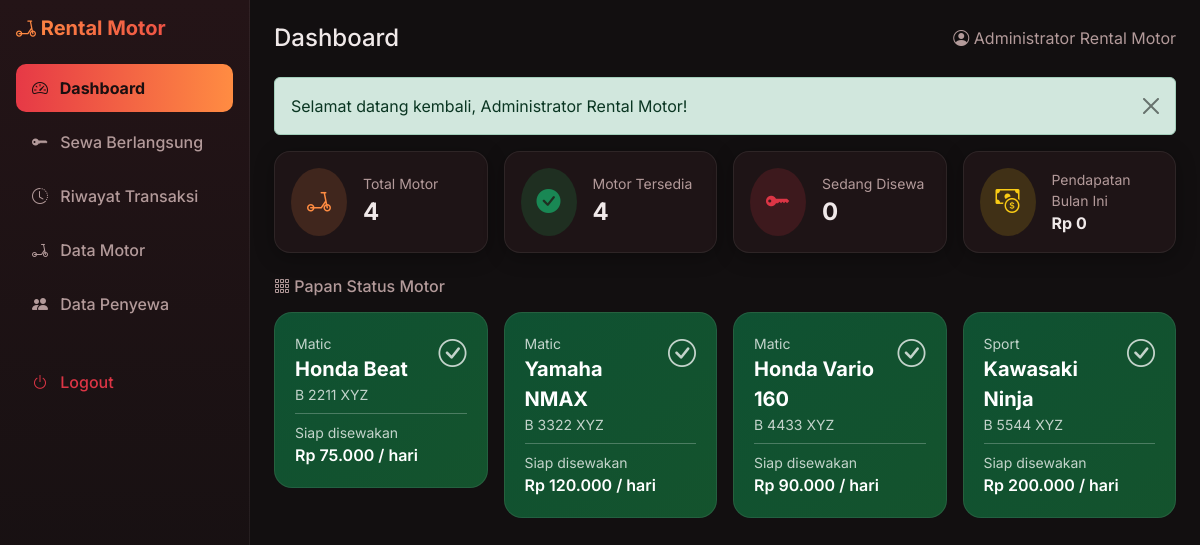
Page /dashboard.php (signed in) on the committed database.
### tables this page shows
CREATE TABLE IF NOT EXISTS motor (
    id INT AUTO_INCREMENT PRIMARY KEY,
    plat_nomor VARCHAR(15) NOT NULL UNIQUE,
    merk_model VARCHAR(100) NOT NULL,
    tipe ENUM('Matic', 'Manual', 'Sport', 'Bebek') NOT NULL DEFAULT 'Matic',
    tahun YEAR NULL,
    harga_per_hari DECIMAL(12,2) NOT NULL,
    status ENUM('Tersedia', 'Disewa', 'Maintenance') NOT NULL DEFAULT 'Tersedia',
    created_at TIMESTAMP DEFAULT CURRENT_TIMESTAMP,
    updated_at TIMESTAMP DEFAULT CURRENT_TIMESTAMP ON UPDATE CURRENT_TIMESTAMP
);

### dashboard.php (the view, shortened to what this page needs)
<?php
require_once __DIR__ . '/functions.php';
$pdo = getConnection();
$statMotor = $pdo->query("
    SELECT
        COUNT(*) AS total_motor,
        SUM(CASE WHEN status = 'Tersedia' THEN 1 ELSE 0 END) AS tersedia,
        SUM(CASE WHEN status = 'Disewa' THEN 1 ELSE 0 END) AS disewa,
        SUM(CASE WHEN status = 'Maintenance' THEN 1 ELSE 0 END) AS maintenance
    FROM motor
")->fetch();
$pendapatanBulanIni = $pdo->prepare("
    SELECT COALESCE(SUM(total_biaya), 0) AS total
    FROM sewa
    WHERE status = 'Selesai' AND MONTH(tanggal_kembali) = MONTH(CURDATE()) AND YEAR(tanggal_kembali) = YEAR(CURDATE())
");
$pendapatanBulanIni->execute();
$pendapatan = $pendapatanBulanIni->fetch()['total'];
$daftarMotor = $pdo->query("
    SELECT m.id, m.plat_nomor, m.merk_model, m.tipe, m.harga_per_hari, m.status,
           s.id AS sewa_id, s.tanggal_mulai, s.tanggal_rencana_selesai,
           p.nama_lengkap AS nama_penyewa
    FROM motor m
    LEFT JOIN sewa s ON s.motor_id = m.id AND s.status = 'Berlangsung'
    LEFT JOIN penyewa p ON p.id = s.penyewa_id
    ORDER BY m.plat_nomor ASC
")->fetchAll();
$pageTitle  = 'Dashboard';
$activeMenu = 'dashboard';
require_once __DIR__ . '/header.php';
?>
<div class="row g-3 mb-4">
    <div class="col-md-3">
        <div class="card card-stat">
            <div class="card-body d-flex align-items-center">
                <div class="rounded-circle p-3 me-3" style="background: rgba(255,140,66,0.15);">
                    <i class="bi bi-scooter fs-4" style="color:#ff8c42;"></i>
                </div>
                <div>
                    <div class="text-muted-light small">Total Motor</div>
                    <div class="fs-4 fw-bold"><?= (int) $statMotor['total_motor'] ?></div>
                </div>
            </div>
        </div>
    </div>
    <div class="col-md-3">
        <div class="card card-stat">
            <div class="card-body d-flex align-items-center">
                <div class="rounded-circle p-3 me-3" style="background: rgba(34,197,94,0.15);">
                    <i class="bi bi-check-circle-fill fs-4 text-success"></i>
                </div>
                <div>
                    <div class="text-muted-light small">Motor Tersedia</div>
                    <div class="fs-4 fw-bold"><?= (int) $statMotor['tersedia'] ?></div>
                </div>
            </div>
        </div>
    </div>
    <div class="col-md-3">
        <div class="card card-stat">
            <div class="card-body d-flex align-items-center">
                <div class="rounded-circle p-3 me-3" style="background: rgba(230,57,70,0.15);">
                    <i class="bi bi-key-fill fs-4 text-danger"></i>
                </div>
                <div>
                    <div class="text-muted-light small">Sedang Disewa</div>
                    <div class="fs-4 fw-bold"><?= (int) $statMotor['disewa'] ?></div>
                </div>
            </div>
        </div>
    </div>
    <div class="col-md-3">
        <div class="card card-stat">
            <div class="card-body d-flex align-items-center">
                <div class="rounded-circle p-3 me-3" style="background: rgba(250,204,21,0.15);">
                    <i class="bi bi-cash-coin fs-4" style="color:#facc15;"></i>
                </div>
                <div>
                    <div class="text-muted-light small">Pendapatan Bulan Ini</div>
                    <div class="fs-6 fw-bold"><?= formatRupiah($pendapatan) ?></div>
                </div>
            </div>
        </div>
    </div>
</div>
<h6 class="mb-3 text-muted-light"><i class="bi bi-grid-3x3-gap"></i> Papan Status Motor</h6>
<div class="row g-3 mb-4">
    <?php foreach ($daftarMotor as $m): ?>
        <div class="col-md-4 col-lg-3">
            <?php
                $kelasWarna = match ($m['status']) {
                    'Tersedia'    => 'unit-tersedia',
                    'Disewa'      => 'unit-disewa',
                    'Maintenance' => 'unit-maintenance',
                    default       => '',
                };
            ?>
            <div class="unit-card <?= $kelasWarna ?> text-white">
                <div class="d-flex justify-content-between align-items-start">
                    <div>
                        <div class="small opacity-75"><?= clean($m['tipe']) ?></div>
                        <div class="fs-5 fw-bold"><?= clean($m['merk_model']) ?></div>
                        <div class="small opacity-75"><?= clean($m['plat_nomor']) ?></div>
                    </div>
                    <i class="bi <?= $m['status'] === 'Disewa' ? 'bi-key-fill' : ($m['status'] === 'Maintenance' ? 'bi-tools' : 'bi-check-circle') ?> fs-3 opacity-75"></i>
                </div>
                <?php if ($m['status'] === 'Disewa' && $m['nama_penyewa']): ?>
                    <hr class="border-light opacity-25 my-2">
                    <div class="small opacity-75">Penyewa: <?= clean($m['nama_penyewa']) ?></div>
                    <div class="small opacity-75">Mulai: <?= formatTanggalIndo($m['tanggal_mulai']) ?></div>
                    <div class="small opacity-75">Rencana kembali: <?= formatTanggalIndo($m['tanggal_rencana_selesai']) ?></div>
                <?php elseif ($m['status'] === 'Tersedia'): ?>
                    <hr class="border-light opacity-25 my-2">
                    <div class="small opacity-75">Siap disewakan</div>
                    <div class="fw-semibold"><?= formatRupiah($m['harga_per_hari']) ?> / hari</div>
                <?php else: ?>
                    <hr class="border-light opacity-25 my-2">
                    <div class="small opacity-75">Sedang tidak dapat disewakan</div>
                <?php endif; ?>
            </div>
        </div>
    <?php endforeach; ?>
</div>
<?php require_once __DIR__ . '/footer.php'; ?>

### header.php (shortened to what this page needs)
<?php
$pageTitle = $pageTitle ?? 'Rental Motor';
?>
<!DOCTYPE html>
<html lang="id">
<head>
    <link href="https://cdn.jsdelivr.net/npm/bootstrap@5.3.3/dist/css/bootstrap.min.css" rel="stylesheet">
    <link rel="stylesheet" href="https://cdn.jsdelivr.net/npm/bootstrap-icons@1.11.3/font/bootstrap-icons.css">
</head>
<body>
<div class="d-flex">
    <nav class="sidebar p-3" style="width: 250px;">
        <h5 class="brand-title mb-4"><i class="bi bi-scooter"></i> Rental Motor</h5>
        <ul class="nav flex-column">
            <li class="nav-item">
                <a class="nav-link <?= ($activeMenu ?? '') === 'dashboard' ? 'active' : '' ?>" href="dashboard.php">
                    <i class="bi bi-speedometer2 me-2"></i> Dashboard
                </a>
            </li>
            <li class="nav-item">
                <a class="nav-link <?= ($activeMenu ?? '') === 'sewa' ? 'active' : '' ?>" href="sewa.php">
                    <i class="bi bi-key-fill me-2"></i> Sewa Berlangsung
                </a>
            </li>
            <li class="nav-item">
                <a class="nav-link <?= ($activeMenu ?? '') === 'riwayat' ? 'active' : '' ?>" href="riwayat.php">
                    <i class="bi bi-clock-history me-2"></i> Riwayat Transaksi
                </a>
            </li>
            <li class="nav-item">
                <a class="nav-link <?= ($activeMenu ?? '') === 'motor' ? 'active' : '' ?>" href="motor.php">
                    <i class="bi bi-scooter me-2"></i> Data Motor
                </a>
            </li>
            <li class="nav-item">
                <a class="nav-link <?= ($activeMenu ?? '') === 'penyewa' ? 'active' : '' ?>" href="penyewa.php">
                    <i class="bi bi-people-fill me-2"></i> Data Penyewa
                </a>
            </li>
            <li class="nav-item mt-4">
                <a class="nav-link text-danger" href="logout.php">
                    <i class="bi bi-power me-2"></i> Logout
                </a>
            </li>
        </ul>
    </nav>
    <main class="flex-fill p-4">
        <div class="d-flex justify-content-between align-items-center mb-4">
            <h4 class="mb-0"><?= clean($pageTitle) ?></h4>
            <span class="text-muted-light">
                <i class="bi bi-person-circle"></i> <?= clean($_SESSION['nama_lengkap'] ?? 'Admin') ?>
            </span>
        </div>
        <?php showFlash(); ?>

### functions.php (shortened to what this page needs)
<?php
function clean(?string $data): string
{
    return htmlspecialchars(trim($data), ENT_QUOTES, 'UTF-8');
}
function showFlash(): void
{
    if (!empty($_SESSION['flash'])) {
        $type    = clean($_SESSION['flash']['type']);
        $message = clean($_SESSION['flash']['message']);
        echo <<<HTML
        <div class="alert alert-{$type} alert-dismissible fade show" role="alert">
            {$message}
            <button type="button" class="btn-close" data-bs-dismiss="alert" aria-label="Close"></button>
        </div>
        HTML;
    }
}
function formatRupiah($angka): string
{
    return 'Rp ' . number_format((float) $angka, 0, ',', '.');
}

### footer.php (shortened to what this page needs)
    </main>
</div>
</body>
</html>

### header.php (style rules this page uses)
body { background: #120f10; font-family: 'Inter', sans-serif; color: #f0e9e9; }
.sidebar { min-height: 100vh; background: linear-gradient(180deg, #241417 0%, #120f10 100%); border-right: 1px solid rgba(255,255,255,0.06); }
.sidebar a { color: #b39a9a; text-decoration: none; }
.sidebar a.active, .sidebar a:hover { background: linear-gradient(90deg, #e63946, #ff8c42); color: #1a0f10; font-weight: 700; }
.sidebar .nav-link { padding: 0.75rem 1rem; border-radius: 10px; margin-bottom: 6px; font-weight: 500; transition: all .15s; }
.brand-title { background: linear-gradient(90deg, #ff8c42, #e63946); -webkit-background-clip: text; background-clip: text; color: transparent; font-weight: 700; }
.card-stat, .card-glass { border: 1px solid rgba(255,255,255,0.07); border-radius: 16px; background: #1e1416; box-shadow: 0 4px 20px rgba(0,0,0,0.3); color: #f0e9e9; }
.unit-card { border-radius: 18px; padding: 1.25rem; position: relative; overflow: hidden; border: 1px solid rgba(255,255,255,0.08); transition: transform .15s; }
.unit-tersedia { background: linear-gradient(135deg, #0f5132, #14532d); }
.text-muted-light { color: #b39a9a; }

### rows in the picture
motor: tipe "Matic", merk_model "Honda Beat", plat_nomor "B 2211 XYZ", harga_per_hari "Rp 75.000"
motor: tipe "Matic", merk_model "Yamaha NMAX", plat_nomor "B 3322 XYZ", harga_per_hari "Rp 120.000"
motor: tipe "Matic", merk_model "Honda Vario 160", plat_nomor "B 4433 XYZ", harga_per_hari "Rp 90.000"
motor: tipe "Sport", merk_model "Kawasaki Ninja", plat_nomor "B 5544 XYZ", harga_per_hari "Rp 200.000"

### other values in the picture
$pageTitle "Dashboard"
$_SESSION['nama_lengkap'] "Administrator Rental Motor"
$message "Selamat datang kembali, Administrator Rental Motor!"
$statMotor['total_motor'] "4"
$statMotor['tersedia'] "4"
$statMotor['disewa'] "0"
formatRupiah($pendapatan) "Rp 0"
